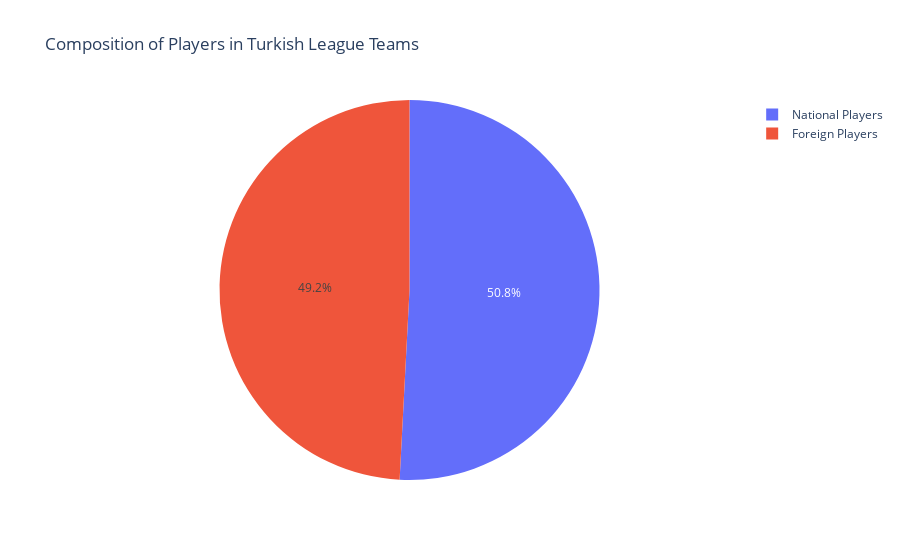

Source (notebook cell):
### Code cell
fig = px.pie(names=['National Players', 'Foreign Players'], values=[total_local_players, total_players - total_local_players],
             title='Composition of Players in Turkish League Teams',
             labels={'value': 'Number of Players'},
             )

fig.show()

### Figure 1 — Plotly figure (JSON) as saved in the notebook; plotly's stock layout.template omitted (floating-point values rounded to 4 significant figures)
{"data": [{"domain": {"x": [0, 1], "y": [0, 1]}, "hovertemplate": "label=%{label}<br>value=%{value}<extra></extra>", "labels": ["National Players", "Foreign Players"], "legendgroup": "", "name": "", "showlegend": true, "type": "pie", "values": [307, 297]}], "layout": {"autosize": true, "legend": {"tracegroupgap": 0}, "title": {"text": "Composition of Players in Turkish League Teams"}}}
